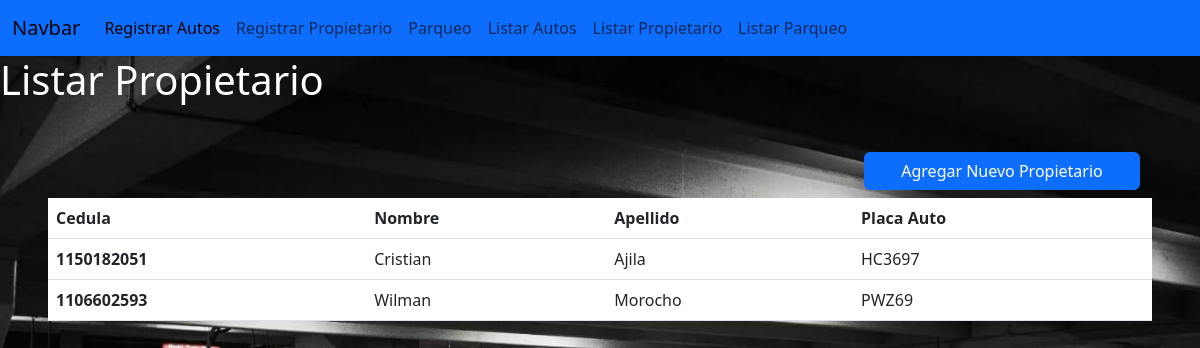
The page /listar/propietario on the database its author committed.
### Parqueadero/models.py (models this page shows, shortened)
class Propietario(models.Model):
    nombre=models.CharField(max_length=50)
    apellido=models.CharField(max_length=50)
    cedula=models.CharField(max_length=10)
    idAuto=models.ForeignKey(Auto,on_delete=models.CASCADE)

class Auto(models.Model):
    placa=models.CharField(max_length=6)
    color=models.CharField(max_length=30)
    def __str__(self):
        return '{}'.format(self.placa)

### Parqueadero/views.py (the view)
# urls.py: path('listar/propietario', listarPropietario),
def listarPropietario(request):
  propietarios = Propietario.objects.all()
  return render(request, 'listarPropietario.html', {'propietarios': propietarios})

### Parqueadero/templates/listarPropietario.html (shortened to what this page needs)
{% load static %}
<!DOCTYPE html>
<html lang="en">
<head>
    <link rel="stylesheet" type="text/css" href="{% static 'css/style.css' %}">
</head>
<body>
  {% include "navbar.html" %}
  <h1 style="color: white">Listar Propietario</h1>
  <div class="tabla m-5">
    <div class="row col-12 justify-content-end mb-2 pr-0">
      <a class="btn btn-primary col-md-3"  href="http://127.0.0.1:8000/registro/propietario"> Agregar Nuevo Propietario</a>
    </div>
    <table class="table">
      <thead class="bg-primary">
        <tr>
          <th scope="col" >Cedula</th>
          <th scope="col" >Nombre</th>
          <th scope="col" >Apellido</th>
          <th scope="col" >Placa Auto</th>
        </tr>
      </thead>
      <tbody>
        {% for propietario in propietarios %}
        <tr class="bg-secondary p-2 text-white bg-opacity-50">
          <th scope="row">{{ propietario.cedula}}</th>
          <td> {{propietario.nombre}} </td>
          <td> {{propietario.apellido}} </td>
          <td> {{propietario.idAuto}} </td>
        </tr>
        {% endfor %}
      </tbody>
    </table>
  </div>
</body>
</html>

### Parqueadero/static/css/style.css (style rules this page uses)
* { margin: 0; padding: 0; box-sizing: border-box; }
.btn { margin-top: 10px; }
body { background: url("../images/fondo.jpg") no-repeat center center/cover; height: 100vh; }

### rows shown on the page
Propietario: cedula "1150182051", nombre "Cristian", apellido "Ajila", idAuto "HC3697"
Propietario: cedula "1106602593", nombre "Wilman", apellido "Morocho", idAuto "PWZ69"
